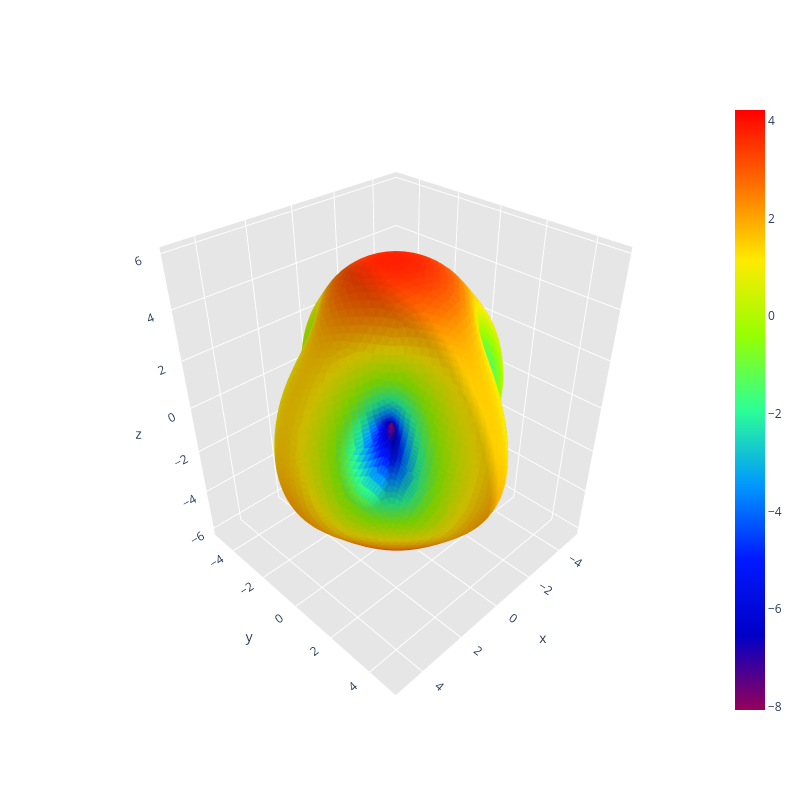

The notebook cell this image was saved under:
### Code cell
print("Calculating radiation intensity distribution over sphere surface...")
radiation_intensity_distribution_over_sphere_surface(path)

### Figure 1 — Plotly figure (JSON) as saved in the notebook; plotly's stock layout.template omitted (floating-point values rounded to 4 significant figures; data arrays with more than 128 entries replaced by an {"elided": "..."} marker saying what was removed)
{"data": [{"facecolor": {"elided": "10296 str values"}, "i": {"elided": "10296 int values"}, "j": {"elided": "10296 int values"}, "k": {"elided": "10296 int values"}, "name": "", "type": "mesh3d", "x": {"elided": "5150 float values"}, "y": {"elided": "5150 float values"}, "z": {"elided": "5150 float values"}}, {"hoverinfo": "none", "marker": {"color": [-8.073, 4.227], "colorscale": [[0, "rgb(150, 0, 90)"], [0.125, "rgb(0, 0, 200)"], [0.25, "rgb(0, 25, 255)"], [0.375, "rgb(0, 152, 255)"], [0.5, "rgb(44, 255, 150)"], [0.625, "rgb(151, 255, 0)"], [0.75, "rgb(255, 234, 0)"], [0.875, "rgb(255, 111, 0)"], [1, "rgb(255, 0, 0)"]], "showscale": true, "size": 0.1}, "mode": "markers", "showlegend": false, "type": "scatter3d", "x": [3.577e-16], "y": [-8.76e-32], "z": [5.842]}], "layout": {"height": 800, "scene": {"aspectratio": {"x": 0.8397, "y": 0.8377, "z": 1}, "xaxis": {"backgroundcolor": "rgb(230, 230, 230)", "gridcolor": "rgb(255, 255, 255)", "showbackground": true, "zerolinecolor": "rgb(255, 255, 255)"}, "yaxis": {"backgroundcolor": "rgb(230, 230, 230)", "gridcolor": "rgb(255, 255, 255)", "showbackground": true, "zerolinecolor": "rgb(255, 255, 255)"}, "zaxis": {"backgroundcolor": "rgb(230, 230, 230)", "gridcolor": "rgb(255, 255, 255)", "showbackground": true, "zerolinecolor": "rgb(255, 255, 255)"}}, "title": {"text": ""}, "width": 800}}
